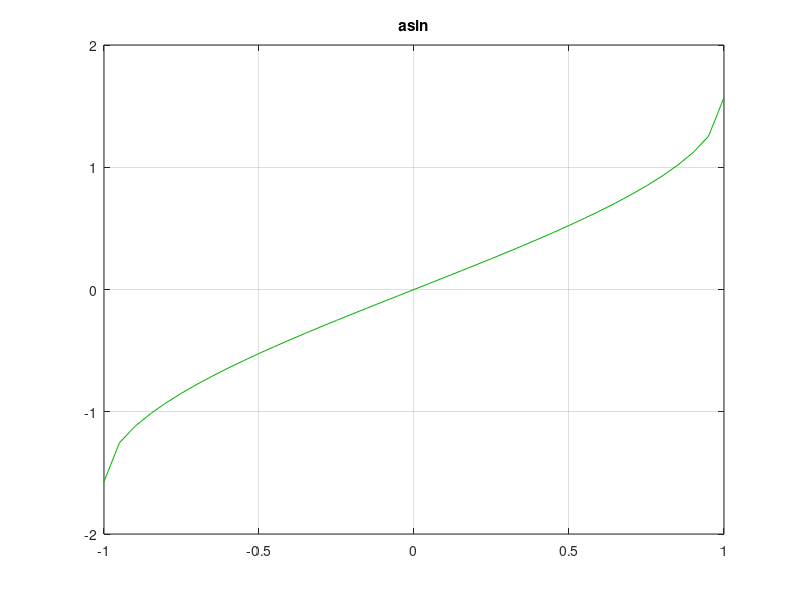
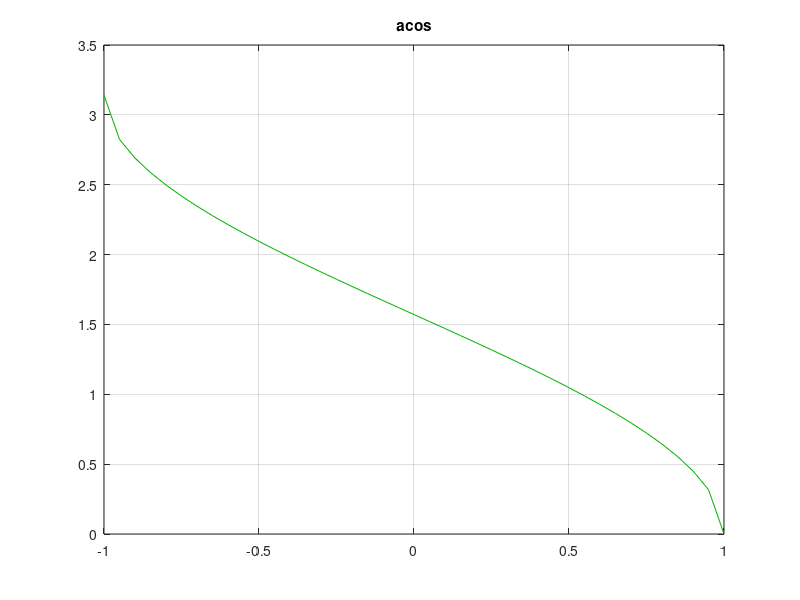
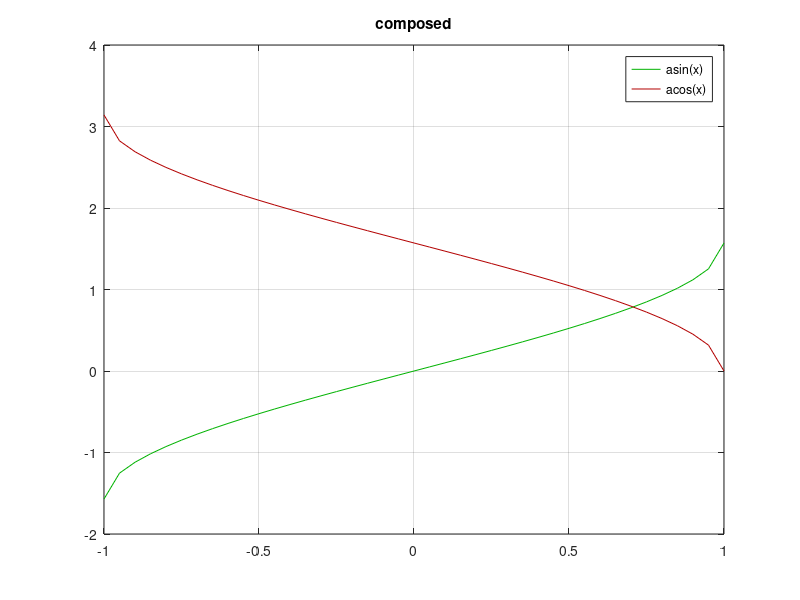
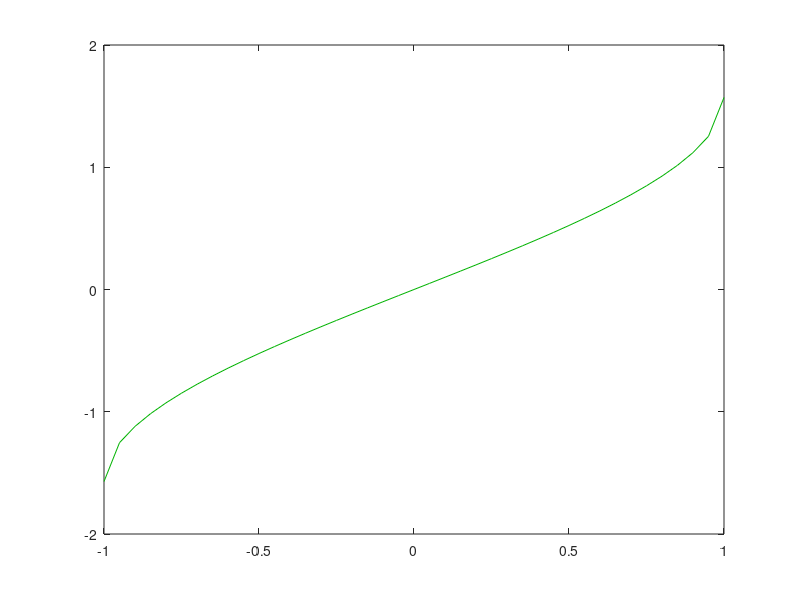

These charts were generated, in order, by the following MATLAB code: (Note: this script raises an error after producing the figures.)
figure(1); plot(-1:0.05:1, asin(-1:0.05:1), 'color', [0 0.7 0]); title('asin'); grid on;
figure(2); plot(-1:0.05:1, acos(-1:0.05:1), 'color', [0 0.7 0]); title('acos'); grid on;

figure(3); plot(-1:0.05:1, asin(-1:0.05:1), 'color', [0 0.7 0]); title('composed'); hold on;
           plot(-1:0.05:1, acos(-1:0.05:1), 'color', [0.7 0 0]); grid on; legend('asin(x)', 'acos(x)');

figure(4); plot(-1:0.05:1, asin(-1:0.05:1), 'color', [0 0.7 0]); yyaxis left; title('composed'); hold on;
           plot(-1:0.05:1, acos(-1:0.05:1), 'color', [0.7 0 0]); yyaxis right; grid on; legend('asin(x)', 'acos(x)');

figure(5); plot(-2:0.05:1, arrayfun(@(x) (x-1)^2, -2:0.05:1)); title('partial fn'); hold on;
           plot(1.05:0.05:3, arrayfun(@(x) cos(pi/2) * x, 1.05:0.05:3)); hold on;
           plot(3.05:0.05:8, arrayfun(@(x) 1 - exp(1)^(3 - x), 3.05:0.05:8)); grid on; legend('f(x)');